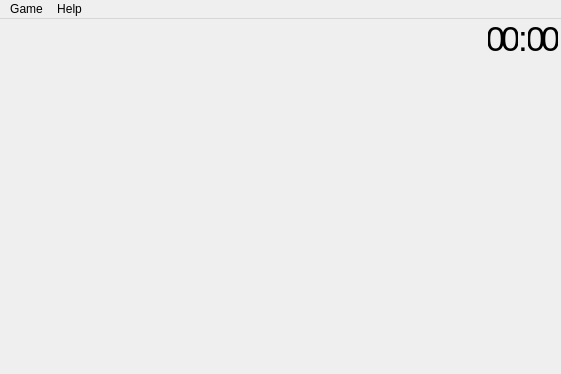
<?xml version="1.0" encoding="UTF-8"?>
<ui version="4.0">
 <class>MainWindow</class>
 <widget class="QMainWindow" name="MainWindow">
  <property name="geometry">
   <rect>
    <x>0</x>
    <y>0</y>
    <width>561</width>
    <height>374</height>
   </rect>
  </property>
  <property name="sizePolicy">
   <sizepolicy hsizetype="MinimumExpanding" vsizetype="MinimumExpanding">
    <horstretch>0</horstretch>
    <verstretch>0</verstretch>
   </sizepolicy>
  </property>
  <property name="windowTitle">
   <string>Qt Minesweeper</string>
  </property>
  <property name="layoutDirection">
   <enum>Qt::LeftToRight</enum>
  </property>
  <widget class="QWidget" name="centralwidget">
   <property name="sizePolicy">
    <sizepolicy hsizetype="MinimumExpanding" vsizetype="MinimumExpanding">
     <horstretch>0</horstretch>
     <verstretch>0</verstretch>
    </sizepolicy>
   </property>
   <layout class="QVBoxLayout" name="verticalLayout">
    <property name="spacing">
     <number>0</number>
    </property>
    <property name="sizeConstraint">
     <enum>QLayout::SetDefaultConstraint</enum>
    </property>
    <property name="leftMargin">
     <number>0</number>
    </property>
    <property name="topMargin">
     <number>0</number>
    </property>
    <property name="rightMargin">
     <number>0</number>
    </property>
    <property name="bottomMargin">
     <number>0</number>
    </property>
    <item>
     <widget class="QWidget" name="infoBar" native="true">
      <property name="sizePolicy">
       <sizepolicy hsizetype="MinimumExpanding" vsizetype="Fixed">
        <horstretch>0</horstretch>
        <verstretch>0</verstretch>
       </sizepolicy>
      </property>
      <property name="minimumSize">
       <size>
        <width>0</width>
        <height>40</height>
       </size>
      </property>
      <property name="font">
       <font>
        <pointsize>10</pointsize>
       </font>
      </property>
      <property name="styleSheet">
       <string notr="true">QLabel#timerTenMinutes {
	color: red;
}</string>
      </property>
      <layout class="QHBoxLayout" name="horizontalLayout">
       <property name="spacing">
        <number>0</number>
       </property>
       <property name="leftMargin">
        <number>0</number>
       </property>
       <property name="topMargin">
        <number>0</number>
       </property>
       <property name="rightMargin">
        <number>0</number>
       </property>
       <property name="bottomMargin">
        <number>0</number>
       </property>
       <item>
        <widget class="QLabel" name="labelMinesLeft">
         <property name="sizePolicy">
          <sizepolicy hsizetype="Fixed" vsizetype="MinimumExpanding">
           <horstretch>0</horstretch>
           <verstretch>0</verstretch>
          </sizepolicy>
         </property>
         <property name="minimumSize">
          <size>
           <width>60</width>
           <height>0</height>
          </size>
         </property>
         <property name="maximumSize">
          <size>
           <width>60</width>
           <height>16777215</height>
          </size>
         </property>
         <property name="font">
          <font>
           <pointsize>26</pointsize>
           <italic>false</italic>
          </font>
         </property>
         <property name="styleSheet">
          <string notr="true">QLabel#labelMinesLeft {
	color: black;
	margin-top: -5;
	margin-bottom: -5;
  	margin-right: 0;
 	margin-left: 3;
	font-family: &quot;Noto Sans Condensed Medium&quot;;
	font-style: normal;
}</string>
         </property>
         <property name="frameShape">
          <enum>QFrame::NoFrame</enum>
         </property>
         <property name="text">
          <string/>
         </property>
         <property name="alignment">
          <set>Qt::AlignLeading|Qt::AlignLeft|Qt::AlignVCenter</set>
         </property>
         <property name="indent">
          <number>0</number>
         </property>
        </widget>
       </item>
       <item>
        <spacer name="spacerLeftFixed">
         <property name="orientation">
          <enum>Qt::Horizontal</enum>
         </property>
         <property name="sizeType">
          <enum>QSizePolicy::Fixed</enum>
         </property>
         <property name="sizeHint" stdset="0">
          <size>
           <width>13</width>
           <height>0</height>
          </size>
         </property>
        </spacer>
       </item>
       <item>
        <spacer name="spacerLeft">
         <property name="orientation">
          <enum>Qt::Horizontal</enum>
         </property>
         <property name="sizeType">
          <enum>QSizePolicy::MinimumExpanding</enum>
         </property>
         <property name="sizeHint" stdset="0">
          <size>
           <width>1</width>
           <height>1</height>
          </size>
         </property>
        </spacer>
       </item>
       <item>
        <widget class="QPushButton" name="smiley">
         <property name="sizePolicy">
          <sizepolicy hsizetype="Fixed" vsizetype="MinimumExpanding">
           <horstretch>0</horstretch>
           <verstretch>0</verstretch>
          </sizepolicy>
         </property>
         <property name="minimumSize">
          <size>
           <width>40</width>
           <height>0</height>
          </size>
         </property>
         <property name="maximumSize">
          <size>
           <width>40</width>
           <height>16777215</height>
          </size>
         </property>
         <property name="styleSheet">
          <string notr="true"/>
         </property>
         <property name="text">
          <string/>
         </property>
         <property name="flat">
          <bool>true</bool>
         </property>
        </widget>
       </item>
       <item>
        <spacer name="spacerRight">
         <property name="orientation">
          <enum>Qt::Horizontal</enum>
         </property>
         <property name="sizeHint" stdset="0">
          <size>
           <width>1</width>
           <height>1</height>
          </size>
         </property>
        </spacer>
       </item>
       <item>
        <widget class="QLabel" name="timerTenMinutes">
         <property name="sizePolicy">
          <sizepolicy hsizetype="Fixed" vsizetype="Preferred">
           <horstretch>0</horstretch>
           <verstretch>0</verstretch>
          </sizepolicy>
         </property>
         <property name="minimumSize">
          <size>
           <width>15</width>
           <height>0</height>
          </size>
         </property>
         <property name="maximumSize">
          <size>
           <width>15</width>
           <height>16777215</height>
          </size>
         </property>
         <property name="font">
          <font>
           <pointsize>26</pointsize>
           <italic>false</italic>
          </font>
         </property>
         <property name="styleSheet">
          <string notr="true">QLabel#timerTenMinutes {
	color: black;
	margin-top: -5;
	margin-bottom: -5;
  	margin-right: 0;
    margin-left: 0;
	font-family: &quot;Noto Sans Condensed Medium&quot;;
	font-style: normal;
}</string>
         </property>
         <property name="frameShape">
          <enum>QFrame::NoFrame</enum>
         </property>
         <property name="text">
          <string>0</string>
         </property>
         <property name="alignment">
          <set>Qt::AlignCenter</set>
         </property>
         <property name="margin">
          <number>0</number>
         </property>
        </widget>
       </item>
       <item>
        <widget class="QLabel" name="timerMinutes">
         <property name="sizePolicy">
          <sizepolicy hsizetype="Fixed" vsizetype="Preferred">
           <horstretch>0</horstretch>
           <verstretch>0</verstretch>
          </sizepolicy>
         </property>
         <property name="minimumSize">
          <size>
           <width>15</width>
           <height>0</height>
          </size>
         </property>
         <property name="maximumSize">
          <size>
           <width>15</width>
           <height>16777215</height>
          </size>
         </property>
         <property name="font">
          <font>
           <pointsize>26</pointsize>
           <italic>false</italic>
          </font>
         </property>
         <property name="styleSheet">
          <string notr="true">QLabel#timerMinutes {
	color: black;
	margin-top: -5;
	margin-bottom: -5;
  	margin-right: 0;
    margin-left: 0;
	font-family: &quot;Noto Sans Condensed Medium&quot;;
	font-style: normal;
}</string>
         </property>
         <property name="frameShape">
          <enum>QFrame::NoFrame</enum>
         </property>
         <property name="text">
          <string>0</string>
         </property>
         <property name="alignment">
          <set>Qt::AlignCenter</set>
         </property>
         <property name="margin">
          <number>0</number>
         </property>
        </widget>
       </item>
       <item>
        <widget class="QLabel" name="timerColon">
         <property name="sizePolicy">
          <sizepolicy hsizetype="Fixed" vsizetype="Preferred">
           <horstretch>10</horstretch>
           <verstretch>0</verstretch>
          </sizepolicy>
         </property>
         <property name="minimumSize">
          <size>
           <width>10</width>
           <height>0</height>
          </size>
         </property>
         <property name="font">
          <font>
           <pointsize>26</pointsize>
           <italic>false</italic>
          </font>
         </property>
         <property name="styleSheet">
          <string notr="true">QLabel#timerColon {
	color: black;
	margin-top: -5;
	margin-bottom: -5;
  	margin-right: 0;
    margin-left: 0;
	font-family: &quot;Noto Sans Condensed Medium&quot;;
	font-style: normal;
}</string>
         </property>
         <property name="frameShape">
          <enum>QFrame::NoFrame</enum>
         </property>
         <property name="text">
          <string>:</string>
         </property>
         <property name="alignment">
          <set>Qt::AlignCenter</set>
         </property>
         <property name="margin">
          <number>0</number>
         </property>
        </widget>
       </item>
       <item>
        <widget class="QLabel" name="timerTenSeconds">
         <property name="sizePolicy">
          <sizepolicy hsizetype="Fixed" vsizetype="Preferred">
           <horstretch>0</horstretch>
           <verstretch>0</verstretch>
          </sizepolicy>
         </property>
         <property name="minimumSize">
          <size>
           <width>15</width>
           <height>0</height>
          </size>
         </property>
         <property name="maximumSize">
          <size>
           <width>15</width>
           <height>16777215</height>
          </size>
         </property>
         <property name="font">
          <font>
           <pointsize>26</pointsize>
           <italic>false</italic>
          </font>
         </property>
         <property name="styleSheet">
          <string notr="true">QLabel#timerTenSeconds {
	color: black;
	margin-top: -5;
	margin-bottom: -5;
  	margin-right: 0;
    margin-left: 0;
	font-family: &quot;Noto Sans Condensed Medium&quot;;
	font-style: normal;
}</string>
         </property>
         <property name="frameShape">
          <enum>QFrame::NoFrame</enum>
         </property>
         <property name="text">
          <string>0</string>
         </property>
         <property name="alignment">
          <set>Qt::AlignCenter</set>
         </property>
         <property name="margin">
          <number>0</number>
         </property>
        </widget>
       </item>
       <item>
        <widget class="QLabel" name="timerSeconds">
         <property name="sizePolicy">
          <sizepolicy hsizetype="Fixed" vsizetype="MinimumExpanding">
           <horstretch>0</horstretch>
           <verstretch>0</verstretch>
          </sizepolicy>
         </property>
         <property name="minimumSize">
          <size>
           <width>15</width>
           <height>0</height>
          </size>
         </property>
         <property name="maximumSize">
          <size>
           <width>15</width>
           <height>16777215</height>
          </size>
         </property>
         <property name="font">
          <font>
           <pointsize>26</pointsize>
           <italic>false</italic>
          </font>
         </property>
         <property name="layoutDirection">
          <enum>Qt::LeftToRight</enum>
         </property>
         <property name="styleSheet">
          <string notr="true">QLabel#timerSeconds {
	color: black;
	margin-top: -5;
	margin-bottom: -5;
  	margin-right: 0;
    margin-left: 0;
	font-family: &quot;Noto Sans Condensed Medium&quot;;
	font-style: normal;
}</string>
         </property>
         <property name="frameShape">
          <enum>QFrame::NoFrame</enum>
         </property>
         <property name="text">
          <string>0</string>
         </property>
         <property name="alignment">
          <set>Qt::AlignCenter</set>
         </property>
         <property name="margin">
          <number>0</number>
         </property>
         <property name="indent">
          <number>0</number>
         </property>
        </widget>
       </item>
       <item>
        <spacer name="spacerRightFixed">
         <property name="orientation">
          <enum>Qt::Horizontal</enum>
         </property>
         <property name="sizeType">
          <enum>QSizePolicy::Fixed</enum>
         </property>
         <property name="sizeHint" stdset="0">
          <size>
           <width>3</width>
           <height>1</height>
          </size>
         </property>
        </spacer>
       </item>
      </layout>
     </widget>
    </item>
    <item alignment="Qt::AlignBottom">
     <widget class="QWidget" name="fieldWrapper" native="true">
      <property name="enabled">
       <bool>true</bool>
      </property>
      <property name="sizePolicy">
       <sizepolicy hsizetype="MinimumExpanding" vsizetype="Fixed">
        <horstretch>0</horstretch>
        <verstretch>0</verstretch>
       </sizepolicy>
      </property>
      <property name="minimumSize">
       <size>
        <width>0</width>
        <height>300</height>
       </size>
      </property>
     </widget>
    </item>
   </layout>
  </widget>
  <widget class="QMenuBar" name="menubar">
   <property name="geometry">
    <rect>
     <x>0</x>
     <y>0</y>
     <width>561</width>
     <height>21</height>
    </rect>
   </property>
   <widget class="QMenu" name="menuGame">
    <property name="title">
     <string>Game</string>
    </property>
    <addaction name="actionNew"/>
    <addaction name="actionQuit"/>
   </widget>
   <widget class="QMenu" name="menuHelp">
    <property name="title">
     <string>Help</string>
    </property>
    <addaction name="actionHow_to_play"/>
    <addaction name="actionAbout"/>
   </widget>
   <addaction name="menuGame"/>
   <addaction name="menuHelp"/>
  </widget>
  <action name="actionHow_to_play">
   <property name="text">
    <string>How to play</string>
   </property>
  </action>
  <action name="actionAbout">
   <property name="text">
    <string>About</string>
   </property>
  </action>
  <action name="actionNew">
   <property name="text">
    <string>New</string>
   </property>
  </action>
  <action name="actionQuit">
   <property name="text">
    <string>Quit</string>
   </property>
  </action>
 </widget>
 <resources/>
 <connections/>
</ui>
